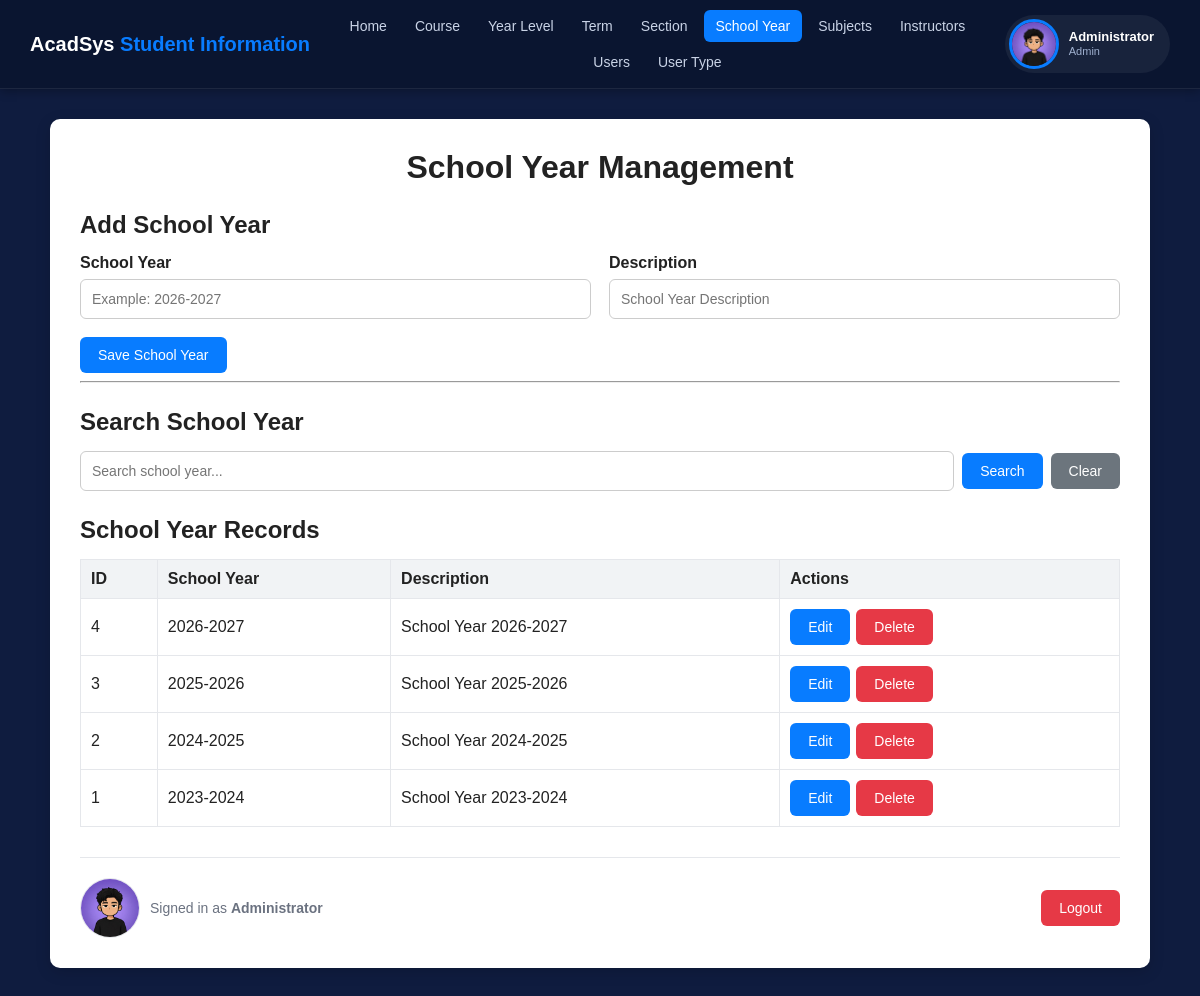
Page /schoolyear.php (signed in) on the committed database.
### tables this page shows
CREATE TABLE `tbl_schoolyear` (
  `ID` int(11) NOT NULL,
  `SCHOOLYEAR` varchar(20) NOT NULL,
  `DESCRIPTION` varchar(100) NOT NULL
);

### schoolyear.php (the view, shortened to what this page needs)
<?php
include "db.php";
$search = trim($_GET['search'] ?? "");
if ($search != "") {
    $keyword = "%" . $search . "%";
    $stmt = $conn->prepare("SELECT * FROM tbl_schoolyear WHERE SCHOOLYEAR LIKE ? OR DESCRIPTION LIKE ? ORDER BY ID DESC");
    $stmt->bind_param("ss", $keyword, $keyword);
    $stmt->execute();
    $result = $stmt->get_result();
} else {
    $result = $conn->query("SELECT * FROM tbl_schoolyear ORDER BY ID DESC");
}
$editData = null;
?>
<!DOCTYPE html>
<html>
<head>
    <link rel="stylesheet" href="style.css">
</head>
<body>
<?php include "topnav.php"; ?>
<div class="page-wrap">
<div class="container">
    <h1>School Year Management</h1>
    <h2><?php echo $editData ? "Update School Year" : "Add School Year"; ?></h2>
    <form method="POST">
        <div class="form-grid">
            <div class="form-group">
                <label>School Year</label>
                <input type="text" name="schoolyear" placeholder="Example: 2026-2027"
                    value="<?php echo htmlspecialchars($editData['SCHOOLYEAR'] ?? ''); ?>" required>
            </div>
            <div class="form-group">
                <label>Description</label>
                <input type="text" name="description" placeholder="School Year Description"
                    value="<?php echo htmlspecialchars($editData['DESCRIPTION'] ?? ''); ?>" required>
            </div>
            <div class="full actions">
                <?php if ($editData): ?>
                    <button type="submit" name="update">Update School Year</button>
                    <a href="schoolyear.php" class="btn btn-secondary">Cancel</a>
                <?php else: ?>
                    <button type="submit" name="save">Save School Year</button>
                <?php endif; ?>
            </div>
        </div>
    </form>
    <hr>
    <h2>Search School Year</h2>
    <form method="GET" class="search-box">
        <input type="text" name="search" placeholder="Search school year..." value="<?php echo htmlspecialchars($search); ?>">
        <button type="submit">Search</button>
        <a href="schoolyear.php" class="btn btn-secondary">Clear</a>
    </form>
    <h2>School Year Records</h2>
    <table>
        <tr>
            <th>ID</th>
            <th>School Year</th>
            <th>Description</th>
            <th>Actions</th>
        </tr>
        <?php while ($row = $result->fetch_assoc()): ?>
        <tr>
            <td><?php echo $row['ID']; ?></td>
            <td><?php echo htmlspecialchars($row['SCHOOLYEAR']); ?></td>
            <td><?php echo htmlspecialchars($row['DESCRIPTION']); ?></td>
            <td>
                <div class="actions">
                    <a href="schoolyear.php?edit=<?php echo $row['ID']; ?>" class="btn">Edit</a>
                    <form method="POST" onsubmit="return confirm('Delete this school year?');">
                        <button type="submit" name="delete" class="btn-danger">Delete</button>
                    </form>
                </div>
            </td>
        </tr>
        <?php endwhile; ?>
    </table>
    <?php include "bottom_bar.php"; ?>
</div>
</div>
</body>
</html>

### style.css (style rules this page uses)
:root { --bg: #0f1c3f; --bg-navbar: #0a1530; --accent: #087cff; --accent-dark: #0665d1; --white: #ffffff; --text: #222; --muted: #6b7280; --border: #e5e7eb; --danger: #e63946; --secondary: #6c757d; }
* { box-sizing: border-box; }
body { margin: 0; font-family: Arial, sans-serif; background: var(--bg); color: var(--text); }
.page-wrap { padding: 30px; }
.container { max-width: 1100px; margin: 0 auto; background: var(--white); padding: 30px; border-radius: 10px; box-shadow: 0 4px 15px rgba(0, 0, 0, 0.15); }
h1 { text-align: center; margin-top: 0; margin-bottom: 25px; }
h2 { color: #222; margin-top: 25px; margin-bottom: 15px; }
.form-grid { display: grid; grid-template-columns: repeat(2, 1fr); gap: 18px; }
.form-group { display: flex; flex-direction: column; }
.full { grid-column: span 2; }
label { font-weight: bold; margin-bottom: 7px; }
input, select { width: 100%; padding: 11px; border: 1px solid #ccc; border-radius: 6px; font-size: 14px; background: white; }
button, .btn { border: none; background: var(--accent); color: white; padding: 10px 18px; border-radius: 6px; cursor: pointer; font-size: 14px; text-decoration: none; display: inline-block; }
.btn-danger, .delete { background: var(--danger) !important; }
.btn-secondary, .btn-cancel { background: var(--secondary); color: white; }
.actions { display: flex; align-items: center; gap: 6px; flex-wrap: wrap; }
.actions form { display: inline; margin: 0; }
.search-box { display: flex; gap: 8px; align-items: center; }
.search-box input { flex: 1; }
table { width: 100%; border-collapse: collapse; margin-top: 15px; }
th { background: #f1f3f5; text-align: left; font-weight: bold; }
th, td { border: 1px solid var(--border); padding: 10px; vertical-align: middle; }

### rows in the picture
tbl_schoolyear: ID "4", SCHOOLYEAR "2026-2027", DESCRIPTION "School Year 2026-2027"
tbl_schoolyear: ID "3", SCHOOLYEAR "2025-2026", DESCRIPTION "School Year 2025-2026"
tbl_schoolyear: ID "2", SCHOOLYEAR "2024-2025", DESCRIPTION "School Year 2024-2025"
tbl_schoolyear: ID "1", SCHOOLYEAR "2023-2024", DESCRIPTION "School Year 2023-2024"

### other values in the picture
$label "Home Course Year Level Term Section School Year Subjects Instructors Users User Type"
$_SESSION['fullname'] "Administrator"
$navUserType "Admin"
